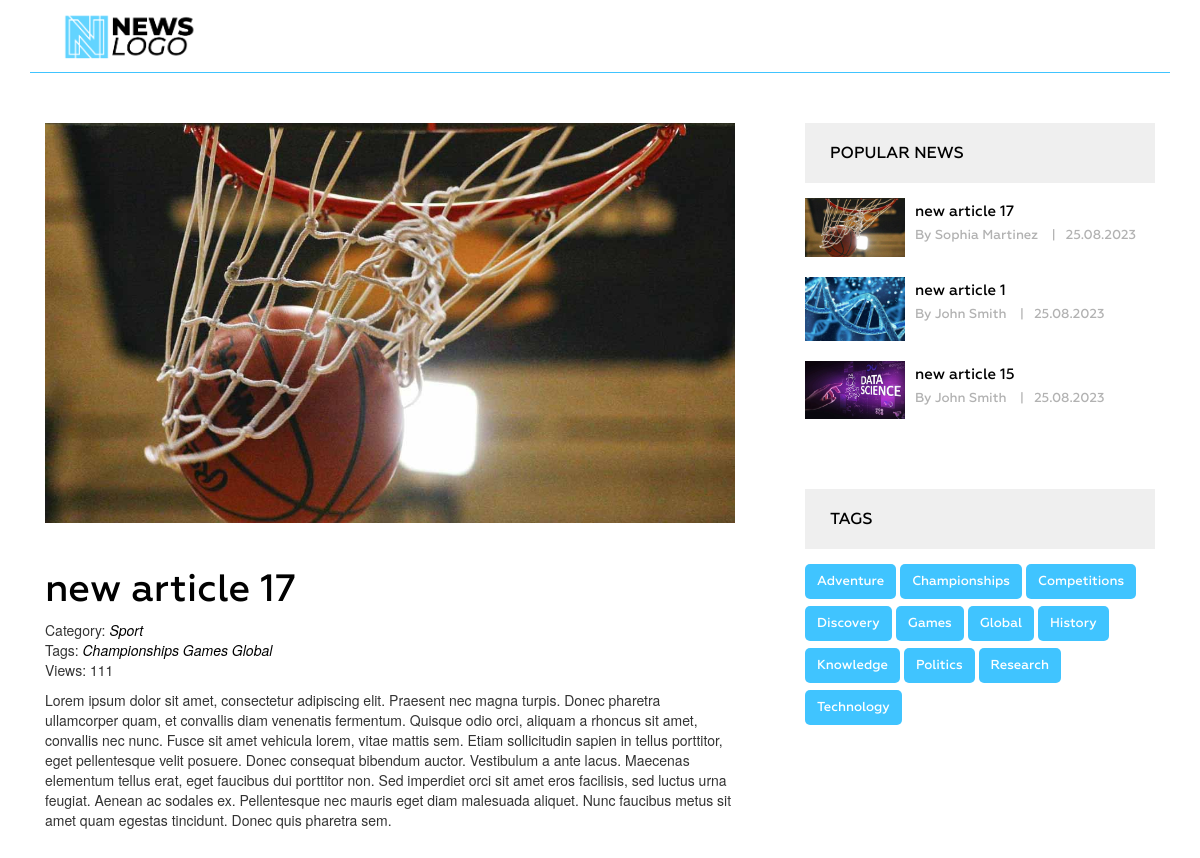
The page /post/17/add_comment/ on the database as committed earlier.
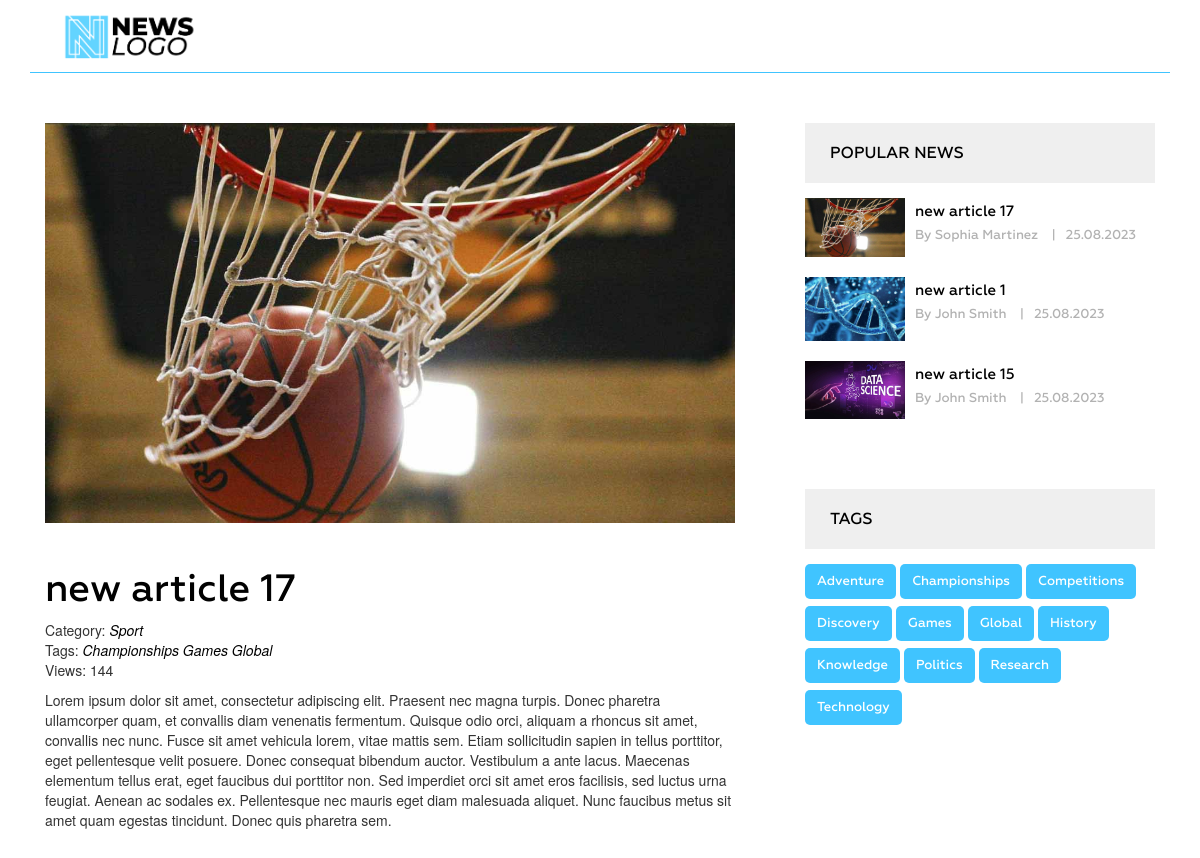
The same page on the database as committed later.
### news/models.py (models this page shows, shortened)
class Post(models.Model):
    title = models.CharField(max_length=255, verbose_name='Name')
    slug = models.SlugField(max_length=255, unique=True, verbose_name='Link')
    author = models.CharField(max_length=100, verbose_name='Author')
    content = models.TextField(blank=True, verbose_name='Content')
    created_at = models.DateTimeField(auto_now_add=True, verbose_name='Published')
    photo = models.ImageField(upload_to='photos/%Y/%m/%d/', blank=True, verbose_name='Photo')
    views = models.IntegerField(default=0, verbose_name='Number of views')
    category = models.ForeignKey(Category, on_delete=models.PROTECT, related_name='posts', verbose_name='Category')
    tags = models.ManyToManyField(Tag, blank=True, related_name='posts', verbose_name='Tag')
    is_published = models.BooleanField(default=True)
    def get_absolute_url(self):
        return reverse('post', kwargs={"slug": self.slug})
    class Meta:
        verbose_name = 'Article(s)'
        verbose_name_plural = 'Articles'
        ordering = ['-created_at']

class Category(models.Model):
    title = models.CharField(max_length=255)
    slug = models.SlugField(max_length=255, verbose_name='Category_url', unique=True)
    def __str__(self):
        return self.title
    def get_absolute_url(self):
        return reverse('category', kwargs={"slug": self.slug})
    class Meta:
        verbose_name = 'Category(s)'
        verbose_name_plural = 'Categories'
        ordering = ['title']

class Tag(models.Model):
    title = models.CharField(max_length=50)
    slug = models.SlugField(max_length=50, verbose_name='Slug_url', unique=True)
    def get_absolute_url(self):
        return reverse('tag', kwargs={"slug": self.slug})
    class Meta:
        verbose_name = 'Tag'
        verbose_name_plural = 'Tags'
        ordering = ['title']

### news/views.py (the view, shortened to what this page needs)
# urls.py: path('post/<slug:post_id>/add_comment/', views.add_comment, name='add_comment'),
def add_comment(request, post_id):
    post = get_object_or_404(Post, pk=post_id)
    comments = Comment.objects.filter(post=post, is_published=True).order_by('-created_at')
    context = {
        'post': post,
        'comments': comments,
    }
    return render(request, 'news/single.html', context)

### news/templatetags/menu.py (called while the page is built)
@register.inclusion_tag('news/menu_tpl.html')
def show_menu(menu_class='menu'):
    categories = Category.objects.all()
    return {"categories": categories, "menu_class": menu_class}

### news/templatetags/sidebar.py (called while the page is built)
@register.inclusion_tag('news/popular_posts_tpl.html')
def get_popular(cnt=3):
    posts = Post.objects.order_by('-views')[:cnt]
    return {"posts": posts}

@register.inclusion_tag('news/tags_tpl.html')
def get_tags():
    tags = Tag.objects.all()
    return {"tags": tags}

### news/templates/news/single.html (shortened to what this page needs)
{% extends 'base.html' %}
{% load static %}
{% load sidebar %}
{% block content %}
<section class="single-blog-area">
    <div class="container">
        <div class="row">
            <div class="col-md-12">
                <div class="border-top">
                    <div class="col-md-8">
                        <div class="blog-area">
                            <div class="blog-area-part">
                                <div class="single-img">
                                    {% if post.photo %}
                                        <img src="{{ post.photo.url }}" alt="{{ post.title }}">
                                    {% else %}
                                        <img src="{% static 'img/no-image.jpeg'%}" alt="{{ post.title }}" width="300">
                                    {% endif %}
                                </div>
                                <h2>{{ post.title }}</h2>
                                <div class="single-content">
                                    <div class="single-info">
                                        <span>Category: <a href="{{ post.category.get_absolute_url }}">{{ post.category }}</a></span>
                                        <br>
                                        {% if post.tags.exists %}
                                        <span>
                                            Tags:
                                            {% for tag in post.tags.all %}
                                            <a href="{{ tag.get_absolute_url }}">{{ tag.title }}</a>
                                            {% endfor %}
                                        </span>
                                        <br>
                                        {% endif %}
                                        <span>Views: {{ post.views }}</span>
                                    </div>
                                    {{ post.content|safe }}
                                </div>
                            </div>
                        </div>
                    </div>
                    <div class="col-md-4">
                        {% get_popular 3 %}
                        {% get_tags %}
                    </div>
                </div>
            </div>
        </div>
    </div>
</section>
{% endblock %}

### templates/base.html (shortened to what this page needs)
{% load static %}
{% load cache %}
<!DOCTYPE html>
<html lang="en">
<head>
    <link rel="stylesheet" href="{% static 'css/bootstrap.css' %}">
    <link rel="stylesheet" href="{% static 'css/font-awesome.min.css' %}">
    <link rel="stylesheet" href="{% static 'style.css' %}">
    <link rel="stylesheet" href="{% static 'responsive.css' %}">
    <link rel="stylesheet" href="{% static 'slider.css' %}">
</head>
<body>
    <div class="wrapper">
        {% cache 20 header %}
        {% include 'inc/_header.html' %}
        {% endcache %}
        {% block content %} {% endblock %}
    </div>
</body>
</html>

### templates/inc/_header.html
{% load static %}
{% load menu %}
<header class="header">
    <div class="container">
        <div class="row">
            <div class="col-md-2">
                <div class="logo">
                    <a href="{% url 'home' %}"><img src="{% static 'img/logo.png'%}" alt="News"></a>
    </div>
</header>

### news/templates/news/popular_posts_tpl.html
{% load static %}
<h2 class="sidebar-title">Popular news</h2>
<div class="grid pop-post">
    {% for post in posts %}
    <div class="portfolio-item popular">
        {% if post.photo %}
        <img src="{{ post.photo.url }}" alt="{{ post.title }}">
        {% else %}
        <img src="{% static 'img/no-image.jpeg'%}" alt="{{ post.title }}" height="201" width="300">
        {% endif %}
        <div class="portfolio-text">
            <h5><a href="{{ post.get_absolute_url }}">{{ post.title }}</a></h5>
            <p>By {{ post.author }} <span>|</span>{{ post.created_at|date:"d.m.Y" }}</p>
        </div>
    </div>
    {% endfor %}
</div>

### news/templates/news/tags_tpl.html
<div class="tags">
    <h2 class="sidebar-title main-tl">Tags</h2>
    {% for tag in tags %}
    <p><a href="{{ tag.get_absolute_url }}">{{ tag.title }}</a></p>
    {% endfor %}
</div>

### templates/inc/_footer.html
{% load menu %}

### news_app/static/style.css (style rules this page uses)
.logo img { width: 150px; margin: 5px 25px; }
.main-tl { margin-top: 0px !important; }
.single-blog-area { margin-bottom: 100px; display: flex; align-items: baseline; }
.single-blog-area .border-top { border-top: 1px solid #40c4ff; }
.single-blog-area h2 { color: #010101; font-family: Geometria; font-size: 38px; font-weight: 500; margin-bottom: 15иpx; margin-top: 45px; }
.single-blog-area p { font-family: Geometria; font-size: 15px; font-weight: 500; line-height: 35px; position: relative; text-align: justify; }
.single-blog-area img { width: 100% }
.single-blog-area .blog-area { margin-right: 40px; }
.grid .portfolio-item { margin-bottom: 20px; }
.grid .portfolio-item img { float: left; height: auto; width: 100px; }
.single-blog-area .grid .portfolio-item .portfolio-text { margin-left: 110px; }
.single-blog-area .grid .portfolio-item .portfolio-text h5 { margin: 0 }
.single-blog-area .grid .portfolio-item .portfolio-text h5 a { color: #000; font-family: Geometria; font-size: 15px; font-weight: 500; line-height: 27px; text-decoration: none; }
.single-blog-area .grid .portfolio-item .portfolio-text p { font-family: Geometria; font-size: 13px; font-weight: 500; line-height: 20px; color: #b2b2b2; }
.single-blog-area .grid .portfolio-item .portfolio-text p span { margin: 0 10px; }
.single-blog-area h2.sidebar-title { background: #efefef none repeat scroll 0 0; color: #000; font-family: Geometria; font-size: 16px; font-weight: 500; margin-bottom: 15px; margin-top: 50px; padding: 21px 25px; text-transform: uppercase; }
.single-blog-area .tags p { background: #40c4ff none repeat scroll 0 0; border-radius: 5px; display: inline-block; font-family: Geometria; font-size: 13px; font-weight: 500; margin-right: 4px; padding: 0 12px; margin-bottom: 7px; }
.single-blog-area .tags p a { color: #fff; display: inline-block; text-decoration: none; }
.pop-post { display: flex; margin: 15px 0px 10px 0px !important; flex-direction: column; }
.tags { margin-top: 40px; display: inline-table; }
.single-img { width: 100%; max-height: 400px; overflow: hidden; margin-top: 50px; display: flex; align-items: center; justify-content: center; }
.single-info { margin: 10px 0px; }
.single-info a { color: #000 !important; font-style: italic; }

### news_app/static/slider.css (style rules this page uses)
p { position: relative; font-size: 24px; text-align: center; display: block; align-items: center; vertical-align: center; }
.overlay-content p, a { color: #ffffff; }

Rows that differ between the two databases and show on the page:
changed Post "new article 17": views "111" → "144"
